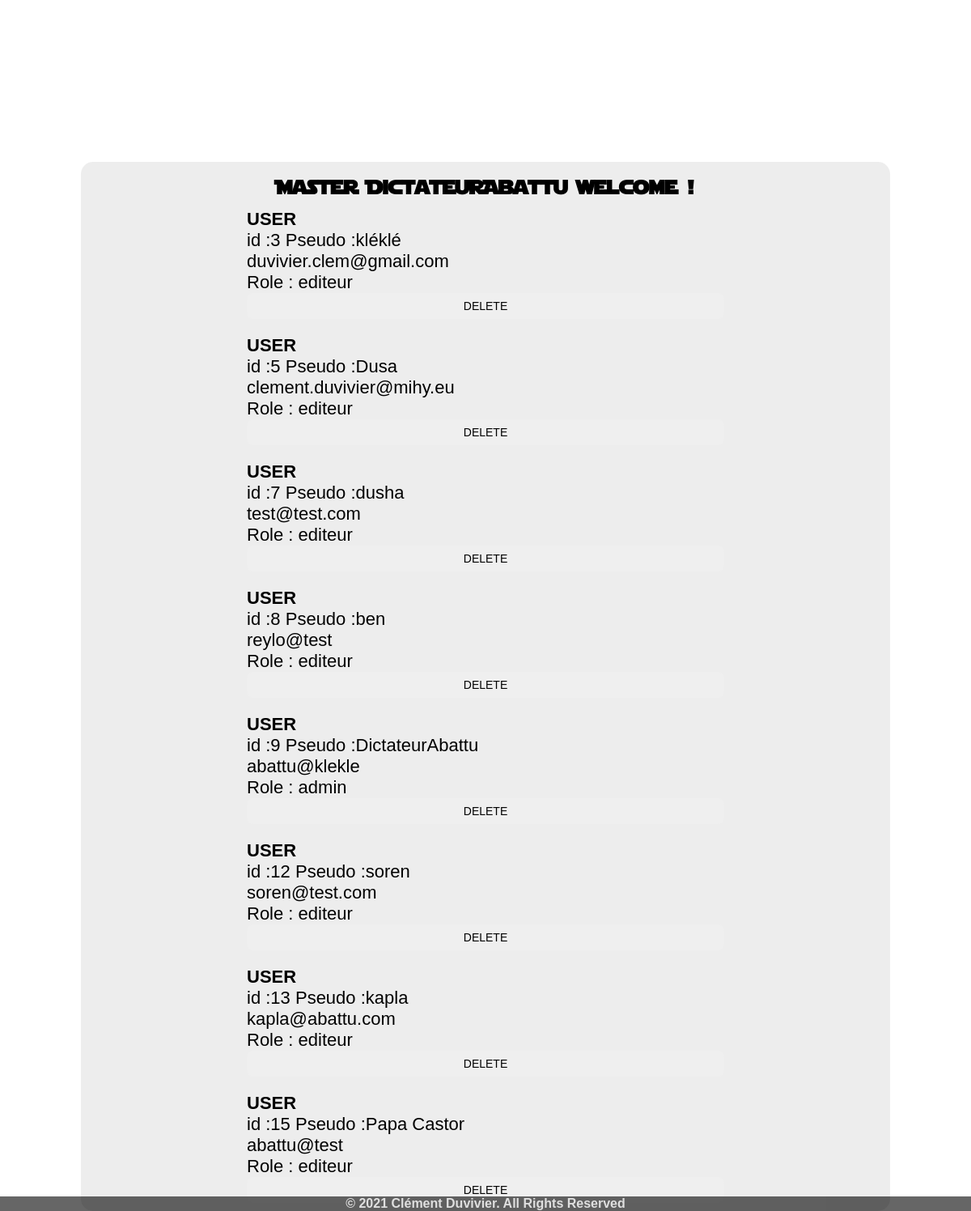
The page /admin/admin.php (signed in) on the database its author committed.
### tables this page shows
CREATE TABLE `users` (
  `id` int(11) UNSIGNED NOT NULL,
  `pseudo` varchar(20) DEFAULT NULL,
  `email` varchar(255) DEFAULT NULL,
  `pass` varchar(255) DEFAULT NULL,
  `role` char(11) DEFAULT 'editeur'
);

### admin/admin.php (the view, shortened to what this page needs)
<?php
  include('../bdd-connect/connect.php');
  include('../components/menu.php');
  if ($_SESSION['role'] == 'admin') { ?>
<?php
    $users = $bdd->prepare("SELECT * FROM users ORDER BY 'id'");
    $users->execute();
    $userList = $users->fetchAll(PDO::FETCH_ASSOC);
?>
<!DOCTYPE html>
<html lang="en">
<head>
    <link rel="stylesheet" href="../style/style.css">
</head>
<body>
    <div class="main interface">
        <h2>Master <?= $_SESSION['user_pseudo']?> welcome !</h2>
        <?php foreach ($userList as $u) { ?>
        <div class="user">
            <h4>USER</h4>
            <p>id :<?= $u['id'] ." ". "Pseudo :" . $u['pseudo']; ?></p>
            <p><?= $u['email'] . '<br>' . 'Role : ' . $u['role']; ?></p>
            <button id="delete"><a href="../components/delete-user.php?id=<?= $u['id']; ?>">DELETE</a></button>
        </div>
    <?php } ?>
    </div>
    <?php
        include('../components/footer.php');
    ?>
</body>
</html>
<?php
}else {
   header("Location: ../login.php");
}
?>

### components/menu.php (shortened to what this page needs)
<!DOCTYPE html>
<html lang="en">
<head>
    <link rel="stylesheet" src="../style/style.css">
</head>
<body>
<div id="Menu">
    <div class="SWicon">
        <span class="sabre"></span>
        <span class="sabre"></span>
        <span class="sabre"></span>
    </div>
</div>
</body>
</html>

### components/footer.php
<footer>
    <h4>© 2021 Clément Duvivier. All Rights Reserved</h4>
</footer>

### style/style.css (style rules this page uses)
a { text-decoration: none; color: var(--main-text-color); }
* { margin: 0; padding: 0; box-sizing: border-box; }
:root { --main-darkmode-color: rgba(45, 85, 160, 0.952); --main-dark-background-color: black; --main-lightmode-background-color: rgb(236, 236, 236, 0.9); --main-text-color:black; --main-starwars-color:rgba(233, 233, 10, 0.952); }
.main { background-color: var(--main-lightmode-background-color); color: var (var(--main-text-color)); }
body { background-image: url("../img/Background.jpg"); background-attachment: fixed; background-size: cover; background-repeat: no-repeat; font-family: Arial, Helvetica, sans-serif; }
#Menu { z-index: 6; position: fixed; top: 0; width: 100%; transition: top 0.5s; }
button { color: var(--main-text-color); padding: 8px 5px 8px 5px; border-radius: 8px; border: none; }
.SWicon { -webkit-transition: margin 600ms; -moz-transition: margin 600ms; transition: margin 600ms; cursor: pointer; }
.SWicon .sabre { display: block; color: white; width: 50px; height: 3px; margin: 15px; border-right: 35px solid; border-left: 8px solid; -webkit-box-sizing: border-box; -moz-box-sizing: border-box; box-sizing: border-box; -webkit-transition-property: -webkit-transform, margin, border-right-color, box-shadow; -moz-transition-property: -moz-transform, margin, border-right-color, box-shadow; transition-property: transform, margin, border-right-color, box-shadow; -webkit-transition-duration: 600ms; -moz-transition-duration: 600ms; transition-duration: 600ms; }
.SWicon .sabre:nth-of-type(1) { -webkit-transition: opacity 300ms; -moz-transition: opacity 300ms; transition: opacity 300ms; }
.SWicon .sabre:nth-of-type(2) { -webkit-transform: rotate(-180deg); -moz-transform: rotate(-180deg); -ms-transform: rotate(-180deg); -o-transform: rotate(-180deg); transform: rotate(-180deg); }
footer { position:fixed; bottom: 0; width: 100%; text-align: center; background-color: rgba(0, 0, 0, 0.6); color: rgb(236, 236, 236, 0.9); }
.post, #delete a { font-size: 14px; border: none; }
.main h2 { font-family: 'StarWars'; }
.interface { margin: 200px auto 0 auto; width: 1000px; border-radius: 15px; }
.interface h2 { font-family: 'StarWars'; text-align: center; padding: 10px 0 0 0; }
.user { display: flex; flex-direction: column; width: 800px; margin: 0 auto; padding: 10px 5px 10px 5px; }
#delete { display: block; justify-content: flex-end; }
@media only screen and (min-width:1024px) and (max-width:1366px) { .SWicon { z-index: 4; top: 0%; position: fixed; } }
@media only screen and (min-width:1024px) and (max-width:1366px) { .request, .user { font-size: 22px; width: 600px; } }

### rows shown on the page
users: id "3", pseudo "kléklé", email "duvivier.clem@gmail.com", role "editeur"
users: id "5", pseudo "Dusa", email "clement.duvivier@mihy.eu", role "editeur"
users: id "7", pseudo "dusha", email "test@test.com", role "editeur"
users: id "8", pseudo "ben", email "reylo@test", role "editeur"
users: id "9", pseudo "DictateurAbattu", email "abattu@klekle", role "admin"
users: id "12", pseudo "soren", email "soren@test.com", role "editeur"
users: id "13", pseudo "kapla", email "kapla@abattu.com", role "editeur"
users: id "15", pseudo "Papa Castor", email "abattu@test", role "editeur"

### other values the page prints
$_SESSION['user_pseudo'] "DictateurAbattu"
